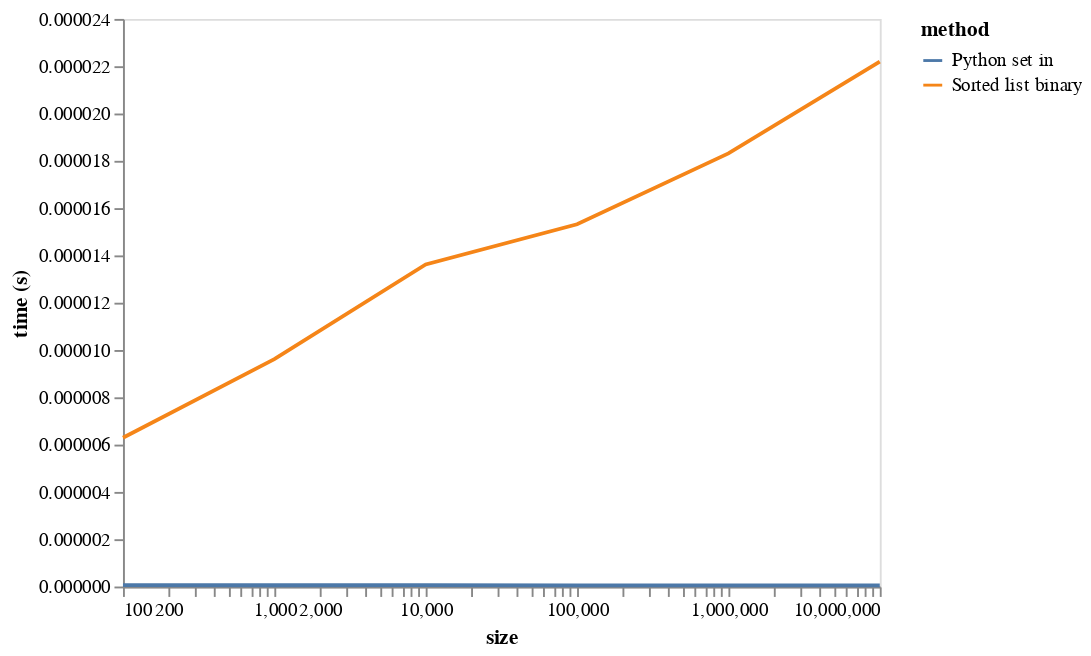

Notebook cell for this chart:
### Code cell
df_long = pd.melt(df[["size", "Sorted list binary", "Python set in"]],
                  id_vars="size", var_name="method", value_name="time (s)")

alt.Chart(df_long).mark_line().encode(
    alt.X('size', scale=alt.Scale(type='log')),
    alt.Y('time (s)'),
    color='method'
).configure_axis(grid=False)

### Figure 1 — Vega-Lite specification as saved in the notebook (floating-point values rounded to 4 significant figures)
{"config": {"view": {"continuousWidth": 400, "continuousHeight": 300}, "axis": {"grid": false}}, "data": {"name": "data-bbd7d3d496c20cd231fafc620eeb2604"}, "mark": "line", "encoding": {"color": {"type": "nominal", "field": "method"}, "x": {"type": "quantitative", "field": "size", "scale": {"type": "log"}}, "y": {"type": "quantitative", "field": "time (s)"}}, "$schema": "https://vega.github.io/schema/vega-lite/v4.8.1.json", "datasets": {"data-bbd7d3d496c20cd231fafc620eeb2604": [{"size": 100, "method": "Sorted list binary", "time (s)": 6.29e-06}, {"size": 1000, "method": "Sorted list binary", "time (s)": 9.617e-06}, {"size": 10000, "method": "Sorted list binary", "time (s)": 1.362e-05}, {"size": 100000, "method": "Sorted list binary", "time (s)": 1.532e-05}, {"size": 1000000, "method": "Sorted list binary", "time (s)": 1.831e-05}, {"size": 10000000, "method": "Sorted list binary", "time (s)": 2.219e-05}, {"size": 100, "method": "Python set in", "time (s)": 5.582e-08}, {"size": 1000, "method": "Python set in", "time (s)": 5.347e-08}, {"size": 10000, "method": "Python set in", "time (s)": 6.074e-08}, {"size": 100000, "method": "Python set in", "time (s)": 5.141e-08}, {"size": 1000000, "method": "Python set in", "time (s)": 4.971e-08}, {"size": 10000000, "method": "Python set in", "time (s)": 4.939e-08}]}}
